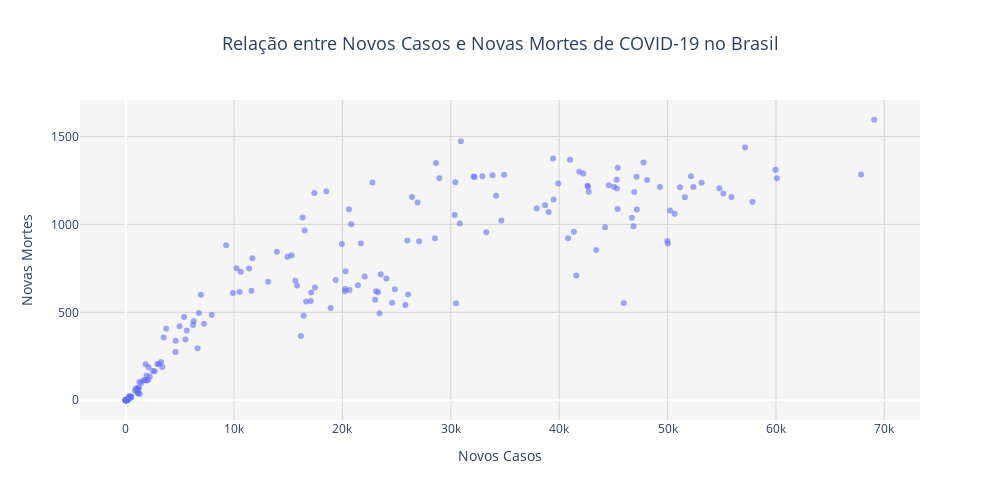

The cell this chart's notebook holds for it:
### Code cell
disp = px.scatter(covid_brasil, x="new_cases", y="new_deaths", size_max=10, opacity=0.6, hover_name="date", title="Relação entre Novos Casos e Novas Mortes de COVID-19 no Brasil")
disp.update_layout(width=1000, height=500, title_font_size=18, title_x=0.5, plot_bgcolor='rgba(245,245,245,1)', paper_bgcolor='rgba(255,255,255,1)')
disp.update_xaxes(title="Novos Casos", gridcolor='lightgray')
disp.update_yaxes(title="Novas Mortes", gridcolor='lightgray')
disp.show()

### Figure 1 — Plotly figure (JSON) as saved in the notebook; plotly's stock layout.template omitted (floating-point values rounded to 4 significant figures; data arrays with more than 128 entries replaced by an {"elided": "..."} marker saying what was removed)
{"data": [{"hovertemplate": "<b>%{hovertext}</b><br><br>new_cases=%{x}<br>new_deaths=%{y}<extra></extra>", "hovertext": {"elided": "192 str values"}, "legendgroup": "", "marker": {"color": "#636efa", "opacity": 0.6, "symbol": "circle"}, "mode": "markers", "name": "", "orientation": "v", "showlegend": false, "type": "scatter", "x": {"elided": "192 int values"}, "xaxis": "x", "y": {"elided": "192 int values"}, "yaxis": "y"}], "layout": {"height": 500, "legend": {"tracegroupgap": 0}, "paper_bgcolor": "rgba(255,255,255,1)", "plot_bgcolor": "rgba(245,245,245,1)", "title": {"font": {"size": 18}, "text": "Relação entre Novos Casos e Novas Mortes de COVID-19 no Brasil", "x": 0.5}, "width": 1000, "xaxis": {"anchor": "y", "domain": [0, 1], "gridcolor": "lightgray", "title": {"text": "Novos Casos"}}, "yaxis": {"anchor": "x", "domain": [0, 1], "gridcolor": "lightgray", "title": {"text": "Novas Mortes"}}}}
